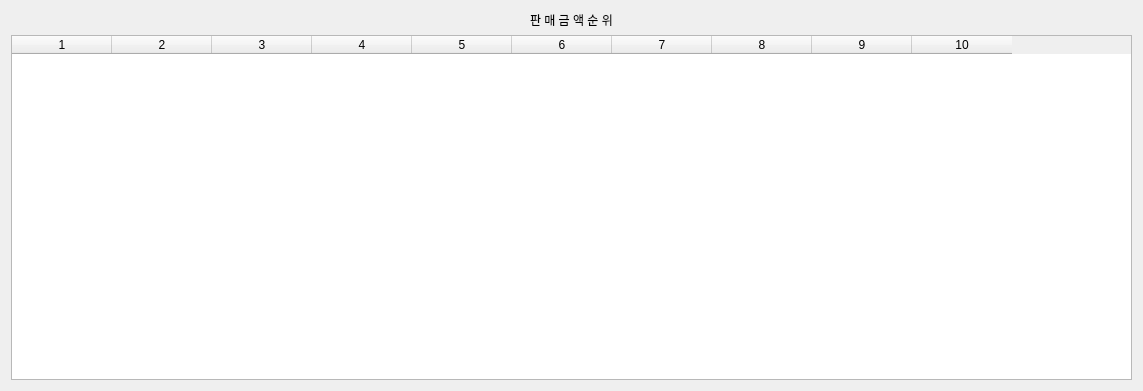
<?xml version="1.0" encoding="UTF-8"?>
<ui version="4.0">
 <class>Form</class>
 <widget class="QWidget" name="Form">
  <property name="geometry">
   <rect>
    <x>0</x>
    <y>0</y>
    <width>1143</width>
    <height>391</height>
   </rect>
  </property>
  <property name="windowTitle">
   <string>Form</string>
  </property>
  <layout class="QGridLayout" name="gridLayout">
   <item row="0" column="0" alignment="Qt::AlignHCenter">
    <widget class="QLabel" name="lbl_rank_price">
     <property name="text">
      <string>판 매 금 액 순 위</string>
     </property>
    </widget>
   </item>
   <item row="1" column="0">
    <widget class="QTableWidget" name="price_table">
     <property name="columnCount">
      <number>10</number>
     </property>
     <column/>
     <column/>
     <column/>
     <column/>
     <column/>
     <column/>
     <column/>
     <column/>
     <column/>
     <column/>
    </widget>
   </item>
  </layout>
 </widget>
 <resources/>
 <connections/>
</ui>
